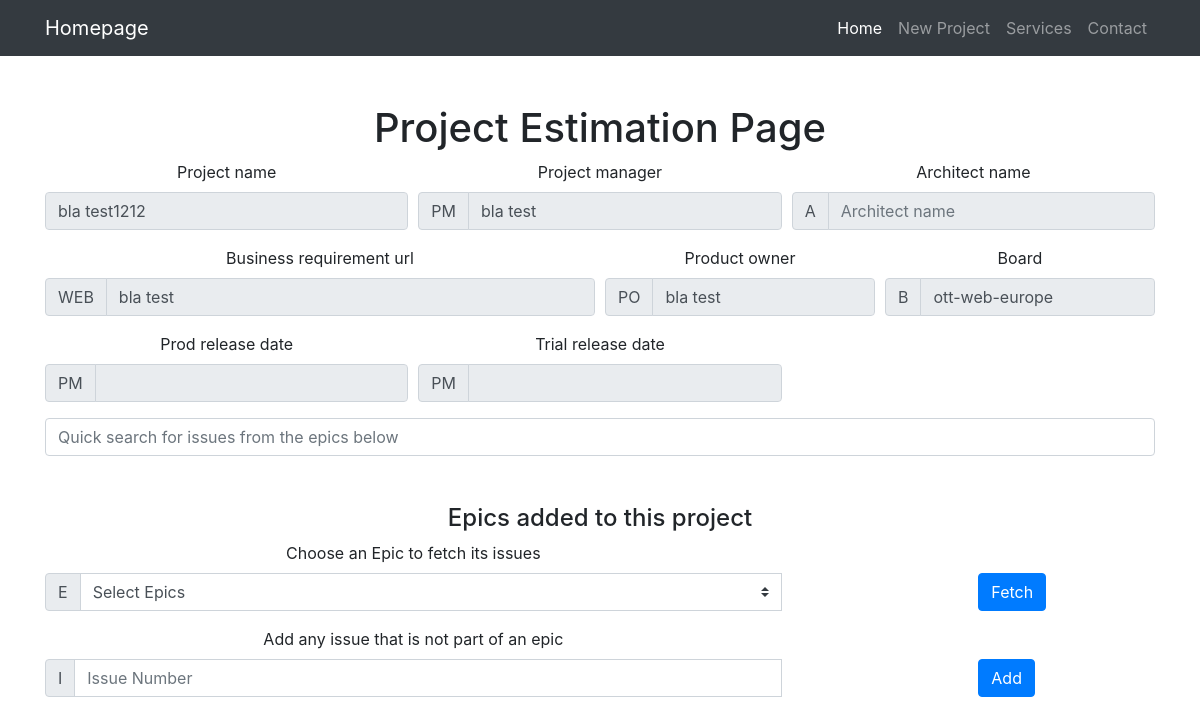
/projectEpicsAndTickets/4, run on the app's committed database.
### tables this page shows
CREATE TABLE "projects" (
	"projectId"	INTEGER NOT NULL PRIMARY KEY AUTOINCREMENT UNIQUE,
	"projectCreateduserId"	INTEGER NOT NULL,
	"projectName"	TEXT NOT NULL UNIQUE,
	"boardName"	TEXT NOT NULL,
	"businessReqUrl"	TEXT,
	"projectManager"	TEXT,
	"architect"	TEXT,
	"productOwner"	TEXT,
	"trialDate"	TEXT,
	"releaseDate"	TEXT
);

### views.py (the view)
@views_routes.route('/projectEpicsAndTickets/<int:project_id>')
def projectEpicsAndTickets(project_id):
    project = None
    epics = None
    peat = None
    if projectsModel.get_project_with_id(project_id)["projects"] != []:
        project = projectsModel.get_project_with_id(project_id)["projects"][0]
    if epicsModel.get_epics()["epics"] != []:
        epics = epicsModel.get_epics()["epics"]
    peat = peatm.get_epics_and_issues_with_project_id(project_id)["projectEpicsIssues"]
    return render_template("projectEpicsAndTickets.html", project=project, epics=epics, peats=peat)

### db.py (called while the page is built)
def get_db():
    top = _app_ctx_stack.top
    if not hasattr(top, 'sqlite_db'):
        top.sqlite_db = sqlite3.connect(DATABASE)
    return top.sqlite_db

def select_all_from_table(table_name):
    query = "SELECT * FROM %s" %(table_name)
    database = get_db()
    rv = database.execute(query)
    res = rv.fetchall()
    rv.close()
    return res

def with_query(query):
    database = get_db()
    rv = database.execute(query)
    res = rv.fetchall()
    rv.close()
    return res

### epicsModel.py (called while the page is built)
def get_epics():
    all_epics = db.select_all_from_table("epics")
    return loop_all_epics(all_epics)

def loop_all_epics(all_epics):
    array_epics = {'epics':[]}
    for epic in all_epics:
        array_epics["epics"].append({"epicId": epic[0], "epicName": epic[1]})
    return array_epics

### projectEpicsAndTicketsModel.py (called while the page is built, shortened)
def get_epics_and_issues_with_project_id(projectId):
    query = "SELECT peat.id, peat.type, peat.projectId, p.boardName from projectEpicsAndTickets as peat JOIN projects as p ON p.projectId = peat.projectId where peat.projectId=%s" %(projectId)
    project_epics_and_issues = db.with_query(query)
    array_issues = {'projectEpicsIssues':[]}
    array_issues["projectEpicsIssues"].append({"epicName": "Non-Epic Issues", "allTickets": []})
    return array_issues

### projectsModel.py (called while the page is built)
def get_project_with_id(projectId):
    query = "SELECT * from projects where projectId=%s LIMIT 1" %(projectId)
    project = db.with_query(query)
    return loop_all_projects(project)

def loop_all_projects(all_projects):
    array_projects = {'projects':[]}
    for project in all_projects:
        array_projects["projects"].append({
            "projectId": project[0],
            "projectCreateduserId": project[1],
            "projectName": project[2],
            "boardName": project[3],
            "businessReqUrl": project[4],
            "projectManager": project[5],
            "architect": project[6],
            "productOwner": project[7],
            "trialDate": project[8],
            "releaseDate": project[9]
        })
    return array_projects

### templates/projectEpicsAndTickets.html (shortened to what this page needs)
{% extends "bootstrap/base.html" %}
{% block content %}
<div class="row">
    <div class="col-lg-12 text-center">
        {% if project %}
        <h1 class="mt-5">Project Estimation Page</h1>
        <div class="form-row">
            <div class="col-md-4 mb-3">
                <label for="projectName">Project name</label>
                <input type="text" disabled value='{{ project.projectName|default("", true) }}' class="form-control" autocomplete="off" id="projectName" name="projectName" placeholder="Project name">
            </div>
            <div class="col-md-4 mb-3">
                <label for="projectManager">Project manager</label>
                <div class="input-group">
                    <div class="input-group-prepend">
                        <span class="input-group-text" id="inputGroupPrepend">PM</span>
                    </div>
                    <input type="text" disabled value='{{ project.projectManager|default("", true) }}' class="form-control" autocomplete="off" id="projectManager" name="projectManager" placeholder="Project manager">
                </div>
            </div>
            <div class="col-md-4 mb-3">
                <label for="architectName">Architect name</label>
                <div class="input-group">
                    <div class="input-group-prepend">
                        <span class="input-group-text" id="inputGroupPrepend">A</span>
                    </div>
                    <input type="text" disabled value='{{ project.architectName|default("", true) }}' class="form-control" autocomplete="off" id="architectName" name="architectName" placeholder="Architect name" aria-describedby="inputGroupPrepend">
                </div>
            </div>
        </div>
        <div class="form-row">
            <div class="col-md-6 mb-3">
                <label for="businessReqUrl">Business requirement url</label>
                <div class="input-group">
                    <div class="input-group-prepend">
                        <span class="input-group-text" id="inputGroupPrepend">WEB</span>
                    </div>
                    <input type="text" disabled value='{{ project.businessReqUrl|default("", true) }}' class="form-control" autocomplete="off" id="businessReqUrl" name="businessReqUrl" placeholder="Business requirement url">
                </div>
            </div>
            <div class="col-md-3 mb-3">
                <label for="productOwner">Product owner</label>
                <div class="input-group">
                    <div class="input-group-prepend">
                        <span class="input-group-text" id="inputGroupPrepend">PO</span>
                    </div>
                    <input type="text" disabled value='{{ project.productOwner|default("", true) }}' class="form-control" autocomplete="off" id="productOwner" name="productOwner" placeholder="Product owner">
                </div>
            </div>
            <div class="col-md-3 mb-3">
                <label for="boardName">Board</label>
                <div class="input-group">
                    <div class="input-group-prepend">
                        <span class="input-group-text" id="inputGroupPrepend">B</span>
                    </div>
                    <input type="text" disabled value='{{ project.boardName|default("", true) }}' autocomplete="off" class="form-control" id="boardName" name="boardName">
                </div>
            </div>
        </div>
        <div class="form-row">
            <div class="col-md-4 mb-3">
                <label for="releaseDate">Prod release date</label>
                <div class="input-group">
                    <div class="input-group-prepend">
                        <span class="input-group-text" id="inputGroupPrepend">PM</span>
                    </div>
                    <input type="text" disabled value='{{ project.releaseDate|default("", true) }}' autocomplete="off" class="form-control" id="releaseDate" name="releaseDate">
                </div>
            </div>
            <div class="col-md-4 mb-3">
                <label for="trialDate">Trial release date</label>
                <div class="input-group">
                    <div class="input-group-prepend">
                        <span class="input-group-text" id="inputGroupPrepend">PM</span>
                    </div>
                    <input type="text" disabled value='{{ project.trialDate|default("", true) }}' autocomplete="off" class="form-control" id="trialDate" name="trialDate">
                </div>
            </div>
            <div class="col-md-2 mb-3"></div>
            <div class="col-md-2 mb-3">
                <label>&nbsp;</label>
            </div>
        </div>
        {% if peats|length > 0 %}
        <div class="row text-left">
            <div class="col">
                <input type="text" autocomplete="off" class="form-control" id="searchInputField" name="searchInputField" placeholder="Quick search for issues from the epics below">
                <h4 class="mt-5 text-center">Epics added to this project</h4>
            </div>
        </div>
        {% endif %}
        <form class="needs-validation" id="projectEpicsForm" novalidate>
            <div class="form-row">
                <div class="col-md-8 mb-3">
                    <label for="epicId">Choose an Epic to fetch its issues</label>
                    <div class="input-group">
                        <div class="input-group-prepend">
                            <span class="input-group-text" id="inputGroupPrepend">E</span>
                        </div>
                        <select class="custom-select" id="id" name="id" required>
                            <option value="" selected>Select Epics</option>
                        </select>
                    </div>
                </div>
                <div class="col-md-2 mb-3"></div>
                <div class="col-md-2 mb-3">
                    <label>&nbsp;</label>
                    <div class="input-group">
                        <button class="btn btn-primary" type="submit">Fetch </button>
                    </div>
                </div>
            </div>
        </form>
        <form class="needs-validation" id="projectIssueForm" novalidate>
            <div class="form-row">
                <div class="col-md-8 mb-3">
                    <label for="id">Add any issue that is not part of an epic</label>
                    <div class="input-group">
                        <div class="input-group-prepend">
                            <span class="input-group-text" id="inputGroupPrepend">I</span>
                        </div>
                        <input type="text" class="form-control" autocomplete="off" name="id" placeholder="Issue Number" required>
                    </div>
                </div>
                <div class="col-md-2 mb-3"></div>
                <div class="col-md-2 mb-3">
                    <label>&nbsp;</label>
                    <div class="input-group">
                        <button class="btn btn-primary" type="submit">Add </button>
                    </div>
                </div>
            </div>
        </form>
        {% endif %}
    </div>
</div>
{% endblock %}

### data on the page
projects: projectName "bla test1212", projectManager "bla test", businessReqUrl "bla test", productOwner "bla test", boardName "ott-web-europe"
